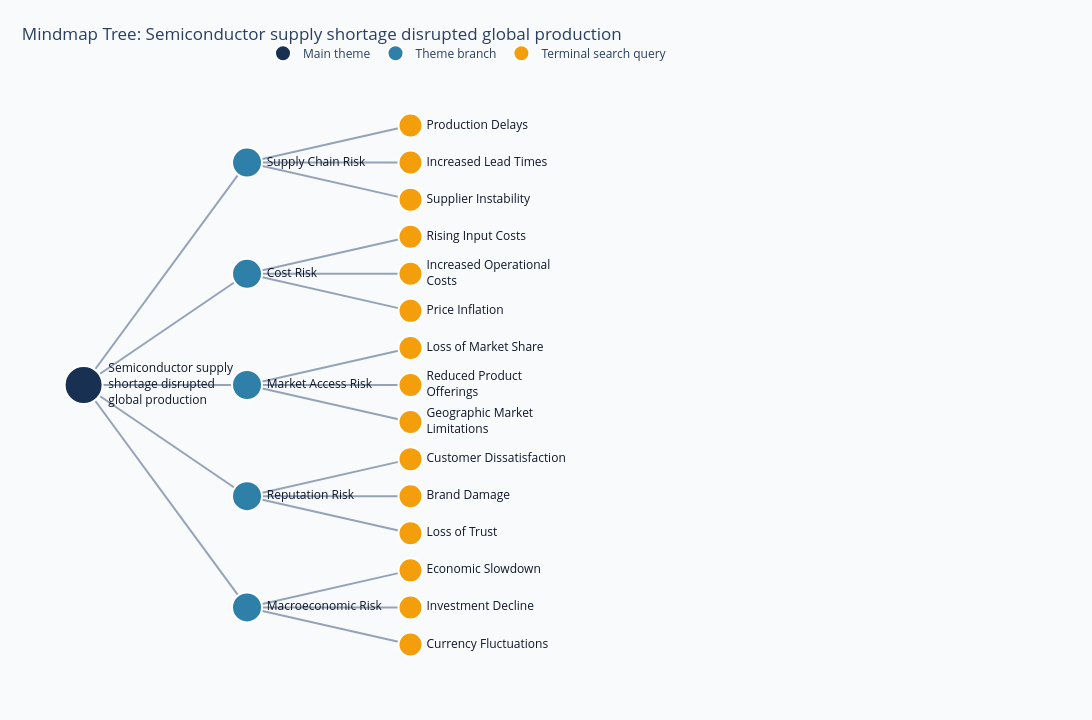

Here is the notebook cell this chart was saved with:
### Code cell
import textwrap

import plotly.graph_objects as go

from src.mindmap import MindMap


def wrap_label(label: str, width: int = 24) -> str:
    """Wrap node labels so the tree stays readable in the notebook."""
    return "<br>".join(textwrap.wrap(label, width=width))


def build_mindmap_rows(
    node: MindMap,
    parent_id: str = "",
    depth: int = 0,
) -> list[dict[str, object]]:
    """Convert a MindMap object into records for a node-link tree."""
    node_id = f"{node.node} | {node.label}"
    rows = [
        {
            "id": node_id,
            "parent_id": parent_id,
            "label": node.label,
            "summary": node.summary or "No summary provided",
            "depth": depth,
            "is_terminal": len(node.children) == 0,
        }
    ]
    for child in node.children:
        rows.extend(build_mindmap_rows(child, parent_id=node_id, depth=depth + 1))
    return rows


mindmap_df = pd.DataFrame(build_mindmap_rows(risk_tree))
mindmap_df["node_type"] = "Theme branch"
mindmap_df.loc[mindmap_df["is_terminal"], "node_type"] = "Terminal search query"
mindmap_df.loc[mindmap_df["parent_id"].eq(""), "node_type"] = "Main theme"

leaf_order = mindmap_df.loc[mindmap_df["is_terminal"], "id"].tolist()
y_positions = {node_id: index for index, node_id in enumerate(reversed(leaf_order))}
children_by_parent = {
    parent_id: group["id"].tolist()
    for parent_id, group in mindmap_df.loc[mindmap_df["parent_id"].ne("")].groupby("parent_id", sort=False)
}

for node_id in reversed(mindmap_df["id"].tolist()):
    child_positions = [y_positions[child_id] for child_id in children_by_parent.get(node_id, [])]
    if child_positions:
        y_positions[node_id] = sum(child_positions) / len(child_positions)

mindmap_df["x"] = mindmap_df["depth"] * 3.0
mindmap_df["y"] = mindmap_df["id"].map(y_positions)
mindmap_df["label_wrapped"] = mindmap_df["label"].map(wrap_label)

node_lookup = mindmap_df.set_index("id")
edge_x = []
edge_y = []
for row in mindmap_df.loc[mindmap_df["parent_id"].ne("")].itertuples(index=False):
    parent = node_lookup.loc[row.parent_id]
    edge_x.extend([parent["x"], row.x, None])
    edge_y.extend([parent["y"], row.y, None])

node_colors = {
    "Main theme": "#183153",
    "Theme branch": "#2f80a8",
    "Terminal search query": "#f59e0b",
}
node_sizes = {
    "Main theme": 38,
    "Theme branch": 30,
    "Terminal search query": 24,
}

mindmap_fig = go.Figure()
mindmap_fig.add_trace(
    go.Scatter(
        x=edge_x,
        y=edge_y,
        mode="lines",
        line={"color": "#94a3b8", "width": 2},
        hoverinfo="skip",
        showlegend=False,
    )
)

for node_type, node_rows in mindmap_df.groupby("node_type", sort=False):
    mindmap_fig.add_trace(
        go.Scatter(
            x=node_rows["x"],
            y=node_rows["y"],
            mode="markers+text",
            name=node_type,
            marker={
                "size": node_sizes[node_type],
                "color": node_colors[node_type],
                "line": {"color": "white", "width": 2},
            },
            text=node_rows["label_wrapped"],
            textposition="middle right",
            textfont={"size": 12, "color": "#0f172a"},
            customdata=node_rows[["summary", "node_type"]],
            hovertemplate=(
                "<b>%{text}</b><br>"
                "Type: %{customdata[1]}<br>"
                "Summary: %{customdata[0]}<extra></extra>"
            ),
        )
    )

max_depth = mindmap_df["depth"].max()

mindmap_fig.update_layout(
    title={"text": f"Mindmap Tree: {theme}", "x": 0.02, "xanchor": "left"},
    height=max(720, 42 * len(leaf_order)),
    width=max(1200, 360 * (max_depth + 1)),
    margin={"t": 80, "r": 420, "b": 30, "l": 40},
    paper_bgcolor="#f8fafc",
    plot_bgcolor="#f8fafc",
    legend={"orientation": "h", "yanchor": "bottom", "y": 1.02, "xanchor": "right", "x": 1},
    xaxis={"visible": False, "range": [-0.8, max_depth * 3.0 + 4.8]},
    yaxis={"visible": False},
)
mindmap_fig.show()

### Figure 1 — Plotly figure (JSON) as saved in the notebook; plotly's stock layout.template omitted (floating-point values rounded to 4 significant figures)
{"data": [{"hoverinfo": "skip", "line": {"color": "#94a3b8", "width": 2}, "mode": "lines", "showlegend": false, "type": "scatter", "x": [0, 3, null, 3, 6, null, 3, 6, null, 3, 6, null, 0, 3, null, 3, 6, null, 3, 6, null, 3, 6, null, 0, 3, null, 3, 6, null, 3, 6, null, 3, 6, null, 0, 3, null, 3, 6, null, 3, 6, null, 3, 6, null, 0, 3, null, 3, 6, null, 3, 6, null, 3, 6, null], "y": [7, 13, null, 13, 14, null, 13, 13, null, 13, 12, null, 7, 10, null, 10, 11, null, 10, 10, null, 10, 9, null, 7, 7, null, 7, 8, null, 7, 7, null, 7, 6, null, 7, 4, null, 4, 5, null, 4, 4, null, 4, 3, null, 7, 1, null, 1, 2, null, 1, 1, null, 1, 0, null]}, {"customdata": [["No summary provided", "Main theme"]], "hovertemplate": "<b>%{text}</b><br>Type: %{customdata[1]}<br>Summary: %{customdata[0]}<extra></extra>", "marker": {"color": "#183153", "line": {"color": "white", "width": 2}, "size": 38}, "mode": "markers+text", "name": "Main theme", "text": ["Semiconductor supply<br>shortage disrupted<br>global production"], "textfont": {"color": "#0f172a", "size": 12}, "textposition": "middle right", "type": "scatter", "x": [0.0], "y": [7.0]}, {"customdata": [["No summary provided", "Theme branch"], ["No summary provided", "Theme branch"], ["No summary provided", "Theme branch"], ["No summary provided", "Theme branch"], ["No summary provided", "Theme branch"]], "hovertemplate": "<b>%{text}</b><br>Type: %{customdata[1]}<br>Summary: %{customdata[0]}<extra></extra>", "marker": {"color": "#2f80a8", "line": {"color": "white", "width": 2}, "size": 30}, "mode": "markers+text", "name": "Theme branch", "text": ["Supply Chain Risk", "Cost Risk", "Market Access Risk", "Reputation Risk", "Macroeconomic Risk"], "textfont": {"color": "#0f172a", "size": 12}, "textposition": "middle right", "type": "scatter", "x": [3.0, 3.0, 3.0, 3.0, 3.0], "y": [13.0, 10.0, 7.0, 4.0, 1.0]}, {"customdata": [["Companies will face production delays due to semiconductor supply shortages.", "Terminal search query"], ["Firms will experience increased lead times for products reliant on semiconductors.", "Terminal search query"], ["Supplier instability will arise as firms struggle to secure semiconductor components.", "Terminal search query"], ["Companies will face rising input costs due to semiconductor shortages.", "Terminal search query"], ["Operational costs will increase as firms seek alternative semiconductor sources.", "Terminal search query"], ["Price inflation will occur as semiconductor shortages drive up prices for consumers.", "Terminal search query"], ["Firms may lose market share due to inability to meet demand from semiconductor shortages.", "Terminal search query"], ["Companies will reduce product offerings as semiconductor shortages limit production capabilities.", "Terminal search query"], ["Geographic market limitations will arise as firms struggle to distribute products without semiconductors.", "Terminal search query"], ["Customer dissatisfaction will increase due to delays caused by semiconductor shortages.", "Terminal search query"], ["Brand damage may occur as firms fail to deliver products on time due to shortages.", "Terminal search query"], ["Loss of trust will develop among consumers as firms struggle with semiconductor supply issues.", "Terminal search query"], ["An economic slowdown may occur as semiconductor shortages disrupt global production.", "Terminal search query"], ["Investment decline will happen as firms become cautious due to semiconductor supply uncertainties.", "Terminal search query"], ["Currency fluctuations may increase as global markets react to semiconductor supply shortages.", "Terminal search query"]], "hovertemplate": "<b>%{text}</b><br>Type: %{customdata[1]}<br>Summary: %{customdata[0]}<extra></extra>", "marker": {"color": "#f59e0b", "line": {"color": "white", "width": 2}, "size": 24}, "mode": "markers+text", "name": "Terminal search query", "text": ["Production Delays", "Increased Lead Times", "Supplier Instability", "Rising Input Costs", "Increased Operational<br>Costs", "Price Inflation", "Loss of Market Share", "Reduced Product<br>Offerings", "Geographic Market<br>Limitations", "Customer Dissatisfaction", "Brand Damage", "Loss of Trust", "Economic Slowdown", "Investment Decline", "Currency Fluctuations"], "textfont": {"color": "#0f172a", "size": 12}, "textposition": "middle right", "type": "scatter", "x": [6.0, 6.0, 6.0, 6.0, 6.0, 6.0, 6.0, 6.0, 6.0, 6.0, 6.0, 6.0, 6.0, 6.0, 6.0], "y": [14.0, 13.0, 12.0, 11.0, 10.0, 9.0, 8.0, 7.0, 6.0, 5.0, 4.0, 3.0, 2.0, 1.0, 0.0]}], "layout": {"height": 720, "legend": {"orientation": "h", "x": 1, "xanchor": "right", "y": 1.02, "yanchor": "bottom"}, "margin": {"b": 30, "l": 40, "r": 420, "t": 80}, "paper_bgcolor": "#f8fafc", "plot_bgcolor": "#f8fafc", "title": {"text": "Mindmap Tree: Semiconductor supply shortage disrupted global production", "x": 0.02, "xanchor": "left"}, "width": 1200, "xaxis": {"range": [-0.8, 10.8], "visible": false}, "yaxis": {"visible": false}}}
